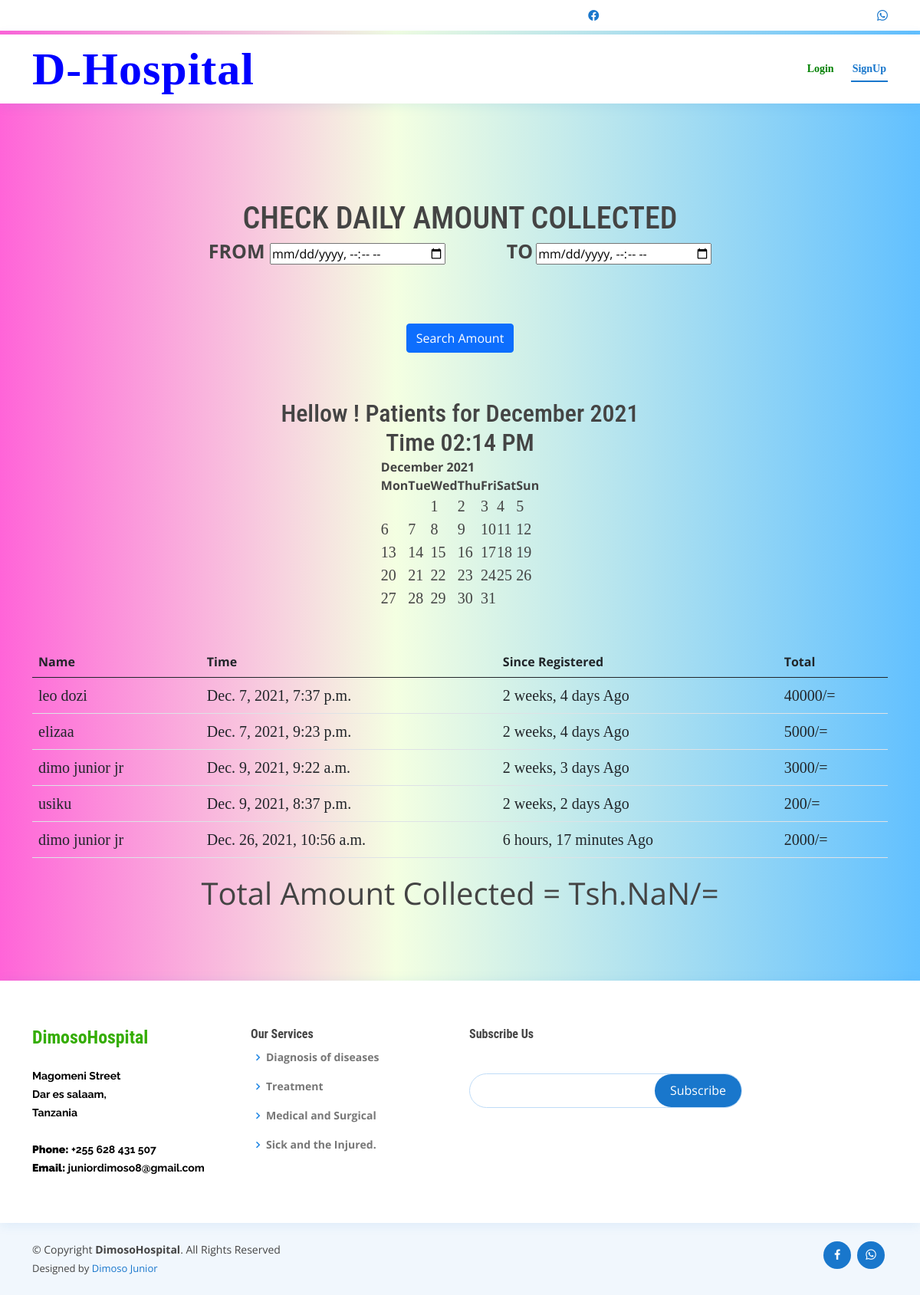
The page /uchafu/ on the database its author committed.
### hospital/models.py (models this page shows, shortened)
class KawaidaDozi(models.Model):
    accepted=models.BooleanField(default=False, null=True, blank=True)
    accepted_date=models.DateTimeField(auto_now_add=False, blank=True,null=True)
    accepted_quantity=models.BooleanField(default=False, null=True, blank=True)
    comments =models.TextField(max_length=200, default='', blank=True, null=True)
    invoice_number =models.IntegerField(blank=True, null=True)
    invoice_date =models.DateField(auto_now_add=False, blank=True, null=True)
    name =models.CharField('Customer Name', max_length=200, default='', blank=True, null=True)
    line_one =models.CharField('Line 1', max_length=200, default='', blank=True, null=True)
    line_one_description=models.CharField('Description 1', max_length=200,blank=True, null=True)
    line_one_quantity =models.IntegerField('Quantity', default=0, blank=True, null=True)
    line_one_unit_price =models.IntegerField('Unit Price (D)',default=0, blank=True, null=True)
    line_one_total_price =models.IntegerField('Line Total Price (D)', default=0, blank=True, null=True)
    accepted_line_one=models.BooleanField(default=False, null=True, blank=True)
    line_two =models.CharField('Line 2', max_length=200, default='', blank=True, null=True)
    line_two_description=models.CharField('Description 2', max_length=200,blank=True, null=True)
    line_two_quantity =models.IntegerField('Quantity', default=0, blank=True, null=True)
    line_two_unit_price =models.IntegerField('Unit Price (D)',default=0, blank=True, null=True)
    line_two_total_price =models.IntegerField('Line Total Price (D)', default=0, blank=True, null=True)
    accepted_line_two=models.BooleanField(default=False, null=True, blank=True)
    line_three =models.CharField('Line 3', max_length=200, default='', blank=True, null=True)
    line_three_description=models.CharField('Description 3', max_length=200,blank=True, null=True)
    line_three_quantity =models.IntegerField('Quantity', default=0, blank=True, null=True)
    line_three_unit_price =models.IntegerField('Unit Price (D)',default=0, blank=True, null=True)
    line_three_total_price =models.IntegerField('Line Total Price (D)', default=0, blank=True, null=True)
    accepted_line_three=models.BooleanField(default=False, null=True, blank=True)
    line_four =models.CharField('Line 4', max_length=200, default='', blank=True, null=True)
    line_four_description=models.CharField('Description 4', max_length=200,blank=True, null=True)
    line_four_quantity =models.IntegerField('Quantity', default=0, blank=True, null=True)
    line_four_unit_price =models.IntegerField('Unit Price (D)',default=0, blank=True, null=True)
    line_four_total_price =models.IntegerField('Line Total Price (D)', default=0, blank=True, null=True)
    accepted_line_four=models.BooleanField(default=False, null=True, blank=True)
    line_five =models.CharField('Line 5', max_length=200, default='', blank=True, null=True)
    line_five_description=models.CharField('Description 5', max_length=200,blank=True, null=True)
    line_five_quantity =models.IntegerField('Quantity', default=0, blank=True, null=True)
    line_five_unit_price =models.IntegerField('Unit Price (D)',default=0, blank=True, null=True)
    line_five_total_price =models.IntegerField('Line Total Price (D)', default=0, blank=True, null=True)
    accepted_line_five=models.BooleanField(default=False, null=True, blank=True)
    line_six =models.CharField('Line 6', max_length=200, default='', blank=True, null=True)
    line_six_description=models.CharField('Description 6', max_length=200,blank=True, null=True)
    line_six_quantity =models.IntegerField('Quantity', default=0, blank=True, null=True)
    line_six_unit_price =models.IntegerField('Unit Price (D)',default=0, blank=True, null=True)
    line_six_total_price =models.IntegerField('Line Total Price (D)', default=0, blank=True, null=True)
    accepted_line_six=models.BooleanField(default=False, null=True, blank=True)
    line_seven =models.CharField('Line 7', max_length=200, default='', blank=True, null=True)
    line_seven_description=models.CharField('Description 7', max_length=200,blank=True, null=True)
    line_seven_quantity =models.IntegerField('Quantity', default=0, blank=True, null=True)
    line_seven_unit_price =models.IntegerField('Unit Price (D)',default=0, blank=True, null=True)
    line_seven_total_price =models.IntegerField('Line Total Price (D)', default=0, blank=True, null=True)
    accepted_line_seven=models.BooleanField(default=False, null=True, blank=True)
    line_eight =models.CharField('Line 8', max_length=200, default='', blank=True, null=True)
    line_eight_description=models.CharField('Description 8', max_length=200,blank=True, null=True)
    line_eight_quantity =models.IntegerField('Quantity', default=0, blank=True, null=True)
    line_eight_unit_price =models.IntegerField('Unit Price (D)',default=0, blank=True, null=True)
    line_eight_total_price =models.IntegerField('Line Total Price (D)', default=0, blank=True, null=True)
    accepted_line_eight=models.BooleanField(default=False, null=True, blank=True)
    line_nine =models.CharField('Line 9', max_length=200, default='', blank=True, null=True)
    line_nine_description=models.CharField('Description 9', max_length=200,blank=True, null=True)
    line_nine_quantity =models.IntegerField('Quantity', default=0, blank=True, null=True)
    line_nine_unit_price =models.IntegerField('Unit Price (D)',default=0, blank=True, null=True)
    line_nine_total_price =models.IntegerField('Line Total Price (D)', default=0, blank=True, null=True)
    accepted_line_nine=models.BooleanField(default=False, null=True, blank=True)
    line_ten =models.CharField('Line 10', max_length=200, default='', blank=True, null=True)
    line_ten_description=models.CharField('Description 10', max_length=200,blank=True, null=True)
    line_ten_quantity =models.IntegerField('Quantity', default=0, blank=True, null=True)
    line_ten_unit_price =models.IntegerField('Unit Price (D)',default=0, blank=True, null=True)
    line_ten_total_price =models.IntegerField('Line Total Price (D)', default=0, blank=True, null=True)
    accepted_line_ten=models.BooleanField(default=False, null=True, blank=True)
    phone_number = models.CharField(max_length=120, default='', blank=True, null=True)
    total = models.IntegerField( default='0', blank=True, null=True)
    balance = models.IntegerField(default='0', blank=True, null=True)
    time_stamp = models.DateTimeField(auto_now_add=True, auto_now=False)
    reg_date= models.DateTimeField(verbose_name="date joined", auto_now_add=True)
    last_updated = models.DateTimeField(auto_now_add=False, auto_now=True, blank=True)
    paid = models.BooleanField(default=False)
    invoice_type_choice = (
        ('Receipt', 'Receipt'),
        ('invoice', 'invoice'),
    )
    invoice_type = models.CharField(max_length=50, default='', blank=True, null=True, choices=invoice_type_choice)
    chagua_huduma = (
        ('vipimo', 'vipimo'),
        ('dawa', 'dawa'),
    )
    huduma = models.CharField(max_length=50, default='', blank=True, null=True, choices=chagua_huduma)
    class Meta:
        db_table='KAWAIDA_DOZI'

### hospital/views.py (the view)
# urls.py: path('uchafu/', views.uchafu, name="uchafu"),
def uchafu(request, year=datetime.datetime.now().year,month=datetime.datetime.now().strftime('%B')):
    if request.method == "POST":
        fromdate = request.POST.get('fromdate')
        enddate = request.POST.get('enddate')
        result = KawaidaDozi.objects.raw('select id, name, time_stamp, total from KAWAIDA_DOZI where time_stamp between "'+fromdate+'" and "'+enddate+'" ')
        context = {
        "queryset":result,
        }
        return render(request, 'hospital/daily_amount.html', context)
    else:
        name = "john"
        month = month.capitalize()
        month_number = list(calendar.month_name).index(month)
        month_number = int(month_number)
        cal = HTMLCalendar().formatmonth(
            year,
            month_number
            )
        now = datetime.datetime.now()
        current_year = now.year
        event_list = KawaidaDozi.objects.filter(
            time_stamp__year = year,
            time_stamp__month = month_number
            )
        time = now.strftime('%I:%M %p')
        context = {
            "event_list": event_list,
            "name": name,
            "year": year,
            "month": month,
            "month_number": month_number,
            "cal": cal,
            "current_year": current_year,
            "time": time,
        }
        return render(request, 'hospital/uchafu.html', context)

### appointment/context_processors.py (called while the page is built)
def get_notification(request):
	count = Appointment.objects.filter(accepted=False).count()
	data = {
	    "count":count
	}
	return data

### hospital/templates/hospital/uchafu.html (shortened to what this page needs)
{% extends 'hospital/base.html' %}
{% load static %}
{% block content %}
<!DOCTYPE html>
<html lang="en">
<head>
     <link rel="stylesheet" href="{% static 'hospital/jqueryui/jquery-ui.css' %}">
    <link rel="stylesheet" href="{% static 'hospital/jqueryui/jquery-ui.structure.min.css' %}">
    <link rel="stylesheet" href="{% static 'hospital/jqueryui/jquery-ui.structure.css' %}">
    <link rel="stylesheet" href="{% static 'hospital/jqueryui/jquery-ui.theme.min.css' %}">
     <link rel="stylesheet" href="{% static 'hospital/jqueryui/jquery-ui.theme.css' %}">
</head>
<body>
  <main class="mt-5 pt-4">
    <div class="container" style="margin-top: 4cm;">
<div>
  <center>
 <h1>CHECK DAILY AMOUNT COLLECTED {{queryset.time_stamp}}</h1>
  {% if event_list %}
<form action="" method="POST">
  <span style="margin-left: 0cm;font-weight: bold;font-size: 25px;">FROM </span> <input type="datetime-local" name="fromdate">
  <span style="margin-left: 2cm;font-weight: bold;font-size: 25px;">TO</span>   <input type="datetime-local" name="enddate"><br>
   <center>
 <input type="submit" class="btn btn-primary" value="Search Amount" style="margin-top: 2cm;">
 </center>
      <section class="mb-4">
            <center>
<h2>Hellow {{ user.first_name }}! Patients for {{month}} {{year}}</h2>
<h2>Time {{time}}</h2>
{{cal|safe}}
<br><br>
        </center>
     <div class="table-responsive text-nowrap" >
          <table class="table" id="table">
            <thead>
              <tr>
                <th scope="col"> Name</th>
                <th scope="col">Time</th>
                <th scope="col">Since Registered</th>
                 <th scope="col">Total</th>
                             </tr>
            </thead>
            <tbody>
                {% for object in event_list %}
                {% if object.accepted == True %}
            <tr>
                <td>{{object.name}}</td>
                <td>{{object.time_stamp}}</td>
                <td>{{object.time_stamp|timesince}} Ago</td>
                <td>{{object.total}}/=</td>
            </tr>
            {% endif %}
              {% endfor %}
            </tbody>
          </table>
<span id="val" style="font-size: 40px;"></span>
     </div>
      </section>
</form>
   {% else %}
Sorry.. Ther are no events
{% endif %}
    </center>
  </div>
    </div>
  </main>
</body>
</html>
{% endblock %}

### hospital/static/hospital/assets/css/style.css (style rules this page uses)
html, body { font-size: 100%; background:; font-family: 'Open Sans', sans-serif; }
input[type="button"],input[type="submit"],li.parallelogram { transition:0.5s all; -webkit-transition:0.5s all; -moz-transition:0.5s all; -o-transition:0.5s all; -ms-transition:0.5s all; }
h1,h2,h3,h4,h5,h6 { margin:0; font-family: 'Roboto Condensed', sans-serif; }

### hospital/templates/hospital/base.html (style rules this page uses)
body { font-family: "Open Sans", sans-serif; color: #444444; }
h1, h2, h3, h4, h5, h6 { font-family: "Raleway", sans-serif; }
section { padding: 60px 0; overflow: hidden; }

### hospital/templates/hospital/uchafu.html (style rules this page uses)
body { background: linear-gradient(90deg, #ff00bf9b 0%, #c6ff6932 43%, #0099ff9d 100%); }
td { font-size: 20px; font-family: bold; }

### rows shown on the page
KawaidaDozi: name "leo dozi", time_stamp "Dec. 7, 2021, 7:37 p.m.", time_stamp "2 weeks, 4 days", total "40000"
KawaidaDozi: name "elizaa", time_stamp "Dec. 7, 2021, 9:23 p.m.", time_stamp "2 weeks, 4 days", total "5000"
KawaidaDozi: name "dimo junior jr", time_stamp "Dec. 9, 2021, 9:22 a.m.", time_stamp "2 weeks, 3 days", total "3000"
KawaidaDozi: name "usiku", time_stamp "Dec. 9, 2021, 8:37 p.m.", time_stamp "2 weeks, 2 days", total "200"
KawaidaDozi: name "dimo junior jr", time_stamp "Dec. 26, 2021, 10:56 a.m.", time_stamp "6 hours, 17 minutes", total "2000"

### other values the page prints
{{ month }} "December"
{{ time }} "02:14 PM"
{{ cal|safe }} "December 2021 Mon Tue Wed Thu Fri Sat Sun 1 2 3 4 5 6 7 8 9 10 11 12 13 14 15 16 17 18 19 20 21 22 23 24 25 26 27 28 29 30 31"
